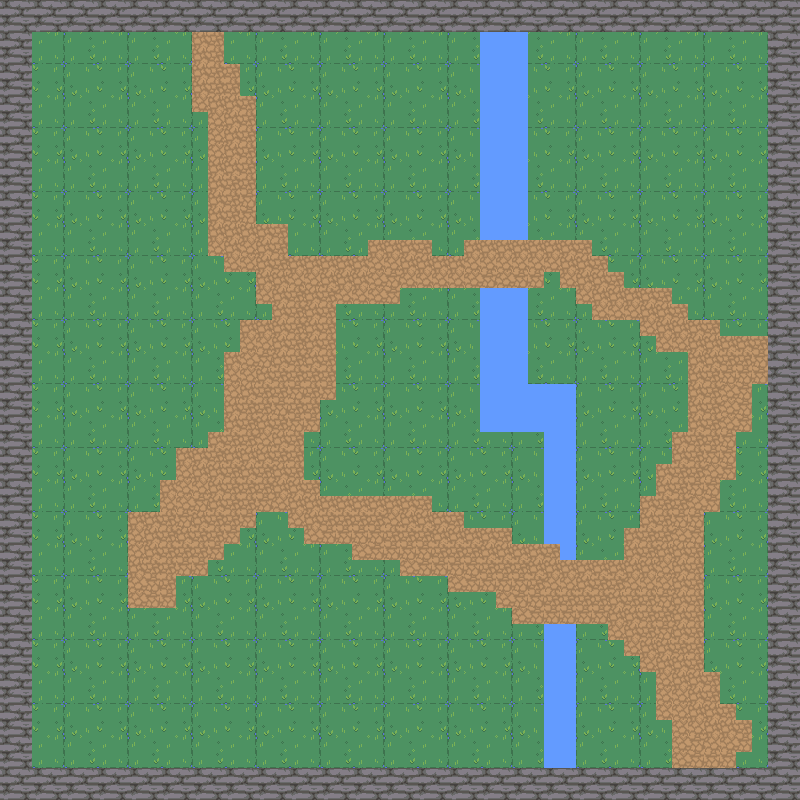

Below is a game level as drawn by its tile map, then a one-line description and the .tmx that defines it (tile-layer data replaced by summaries):
An orthogonal 50x50 tile map with 16x16 px tiles, 4 tile layers (background, walls, water, path) and 11 objects (10x collision, player).

<map version="1.5" tiledversion="1.7.0" orientation="orthogonal" renderorder="right-down" width="50" height="50" tilewidth="16" tileheight="16" infinite="0" nextlayerid="8" nextobjectid="17">
 <tileset firstgid="1" source="nature.tsx" />
 <layer id="1" name="background" width="50" height="50">
  <data>[2500 cells, 2500 non-empty, 16 distinct tile ids]</data>
 </layer>
 <layer id="2" name="walls" width="50" height="50">
  <data>[2500 cells, 384 non-empty, 4 distinct tile ids]</data>
 </layer>
 <layer id="3" name="water" width="50" height="50">
  <data>[2500 cells, 126 non-empty, 4 distinct tile ids]</data>
 </layer>
 <layer id="4" name="path" width="50" height="50">
  <data>[2500 cells, 463 non-empty, 4 distinct tile ids]</data>
 </layer>
 <objectgroup id="7" name="Objects">
  <object id="1" name="player" x="263" y="396">
   <point />
  </object>
  <object id="2" type="collision" x="1.33333" y="2.66667" width="798.667" height="28" />
  <object id="3" type="collision" x="769" y="3" width="32" height="801" />
  <object id="4" type="collision" x="2" y="1" width="30" height="799" />
  <object id="6" type="collision" x="1" y="765" width="798" height="33" />
  <object id="10" type="collision" x="481" y="32.5" width="47.5" height="207" />
  <object id="11" type="collision" x="480.5" y="289" width="47" height="142" />
  <object id="12" type="collision" x="528.5" y="385.5" width="47.5" height="45" />
  <object id="13" type="collision" x="545" y="432" width="30.5" height="112.5" />
  <object id="14" type="collision" x="561" y="544" width="14.5" height="15" />
  <object id="15" type="collision" x="544.5" y="625" width="31.5" height="142" />
 </objectgroup>
</map>
